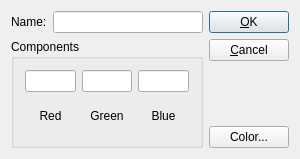
<ui version="4.0" >
 <author></author>
 <comment> * Copyright (c) 2002-2006 by OpenMFG, LLC
 *
 * This program is free software; you can redistribute it and/or modify
 * it under the terms of the GNU General Public License as published by
 * the Free Software Foundation; either version 2 of the License, or
 * (at your option) any later version.
 *
 * This program is distributed in the hope that it will be useful,
 * but WITHOUT ANY WARRANTY; without even the implied warranty of
 * MERCHANTABILITY or FITNESS FOR A PARTICULAR PURPOSE.  See the
 * GNU General Public License for more details.
 *
 * You should have received a copy of the GNU General Public License
 * along with this program; if not, write to the Free Software
 * Foundation, Inc., 59 Temple Place, Suite 330, Boston, MA  02111-1307  USA
 *
 * If you do not wish to be bound by the terms of the GNU General Public
 * License, DO NOT USE THIS SOFTWARE.  Please contact OpenMFG, LLC at
 * info@openmfg.com for details on how to purchase a commercial license.</comment>
 <exportmacro></exportmacro>
 <class>ColorEditor</class>
 <widget class="QDialog" name="ColorEditor" >
  <property name="geometry" >
   <rect>
    <x>0</x>
    <y>0</y>
    <width>300</width>
    <height>159</height>
   </rect>
  </property>
  <property name="windowTitle" >
   <string>Color Editor</string>
  </property>
  <layout class="QHBoxLayout" >
   <property name="margin" >
    <number>11</number>
   </property>
   <property name="spacing" >
    <number>6</number>
   </property>
   <item>
    <layout class="QVBoxLayout" >
     <property name="margin" >
      <number>0</number>
     </property>
     <property name="spacing" >
      <number>6</number>
     </property>
     <item>
      <layout class="QHBoxLayout" >
       <property name="margin" >
        <number>0</number>
       </property>
       <property name="spacing" >
        <number>6</number>
       </property>
       <item>
        <widget class="QLabel" name="_lblName" >
         <property name="text" >
          <string>Name:</string>
         </property>
        </widget>
       </item>
       <item>
        <widget class="QLineEdit" name="_editName" />
       </item>
      </layout>
     </item>
     <item>
      <widget class="QGroupBox" name="_gbComponents" >
       <property name="title" >
        <string>Components</string>
       </property>
       <layout class="QGridLayout" >
        <property name="margin" >
         <number>11</number>
        </property>
        <property name="spacing" >
         <number>6</number>
        </property>
        <item row="0" column="2" >
         <widget class="QLineEdit" name="_editBlue" />
        </item>
        <item row="0" column="1" >
         <widget class="QLineEdit" name="_editGreen" />
        </item>
        <item row="1" column="1" >
         <widget class="QLabel" name="_lblGreen" >
          <property name="text" >
           <string>Green</string>
          </property>
          <property name="alignment" >
           <set>Qt::AlignCenter</set>
          </property>
         </widget>
        </item>
        <item row="1" column="0" >
         <widget class="QLabel" name="_lblRed" >
          <property name="text" >
           <string>Red</string>
          </property>
          <property name="alignment" >
           <set>Qt::AlignCenter</set>
          </property>
         </widget>
        </item>
        <item row="1" column="2" >
         <widget class="QLabel" name="_lblBlue" >
          <property name="text" >
           <string>Blue</string>
          </property>
          <property name="textFormat" >
           <enum>Qt::AutoText</enum>
          </property>
          <property name="alignment" >
           <set>Qt::AlignCenter</set>
          </property>
         </widget>
        </item>
        <item row="0" column="0" >
         <widget class="QLineEdit" name="_editRed" />
        </item>
       </layout>
      </widget>
     </item>
    </layout>
   </item>
   <item>
    <layout class="QVBoxLayout" >
     <property name="margin" >
      <number>0</number>
     </property>
     <property name="spacing" >
      <number>6</number>
     </property>
     <item>
      <widget class="QPushButton" name="_btnAccept" >
       <property name="text" >
        <string>&amp;OK</string>
       </property>
      </widget>
     </item>
     <item>
      <widget class="QPushButton" name="_btnCancel" >
       <property name="text" >
        <string>&amp;Cancel</string>
       </property>
      </widget>
     </item>
     <item>
      <spacer>
       <property name="orientation" >
        <enum>Qt::Vertical</enum>
       </property>
       <property name="sizeType" >
        <enum>QSizePolicy::Expanding</enum>
       </property>
       <property name="sizeHint" >
        <size>
         <width>20</width>
         <height>20</height>
        </size>
       </property>
      </spacer>
     </item>
     <item>
      <widget class="QPushButton" name="_btnColor" >
       <property name="text" >
        <string>Color...</string>
       </property>
      </widget>
     </item>
    </layout>
   </item>
  </layout>
 </widget>
 <layoutdefault spacing="6" margin="11" />
 <pixmapfunction>qPixmapFromMimeSource</pixmapfunction>
 <tabstops>
  <tabstop>_editName</tabstop>
  <tabstop>_editRed</tabstop>
  <tabstop>_editGreen</tabstop>
  <tabstop>_editBlue</tabstop>
  <tabstop>_btnColor</tabstop>
  <tabstop>_btnAccept</tabstop>
  <tabstop>_btnCancel</tabstop>
 </tabstops>
 <resources/>
 <connections>
  <connection>
   <sender>_btnAccept</sender>
   <signal>clicked()</signal>
   <receiver>ColorEditor</receiver>
   <slot>accept()</slot>
   <hints>
    <hint type="sourcelabel" >
     <x>20</x>
     <y>20</y>
    </hint>
    <hint type="destinationlabel" >
     <x>20</x>
     <y>20</y>
    </hint>
   </hints>
  </connection>
  <connection>
   <sender>_btnCancel</sender>
   <signal>clicked()</signal>
   <receiver>ColorEditor</receiver>
   <slot>reject()</slot>
   <hints>
    <hint type="sourcelabel" >
     <x>20</x>
     <y>20</y>
    </hint>
    <hint type="destinationlabel" >
     <x>20</x>
     <y>20</y>
    </hint>
   </hints>
  </connection>
 </connections>
</ui>
